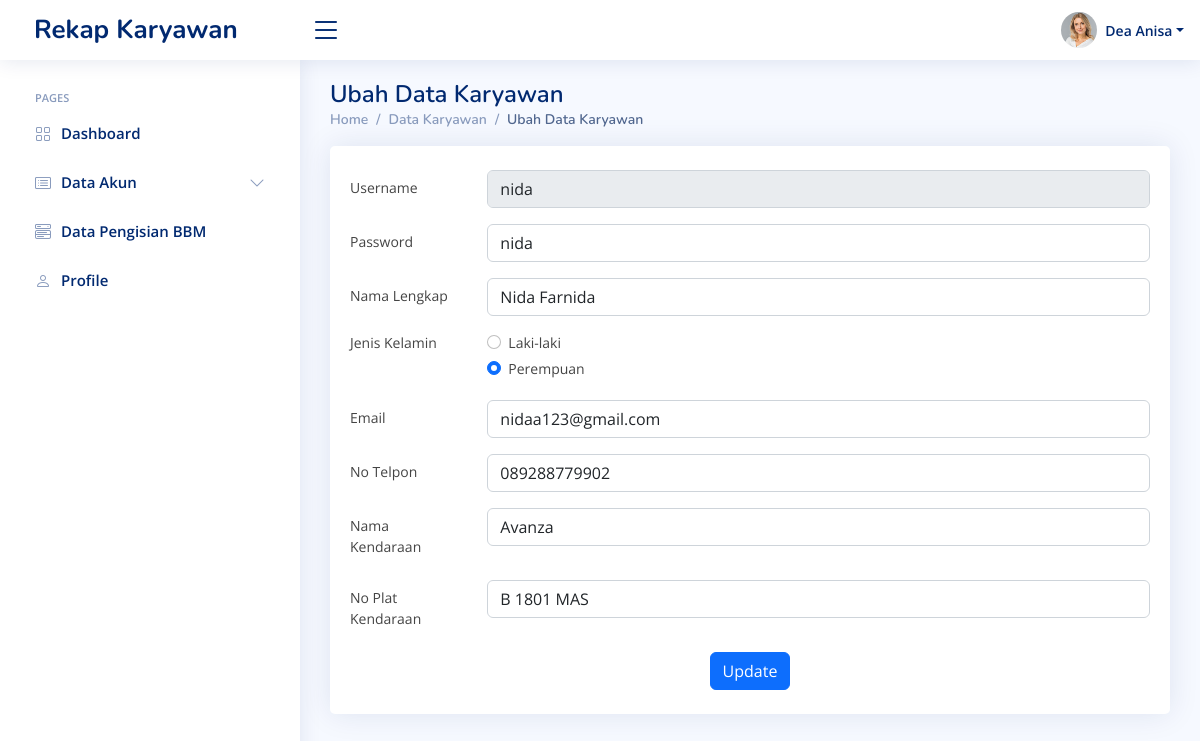
The page /update.php?username=nida&level=Karyawan (signed in) on the database its author committed.
### tables this page shows
CREATE TABLE `tb_user` (
  `id` int(11) NOT NULL,
  `username` varchar(20) NOT NULL,
  `password` varchar(20) NOT NULL,
  `nama_user` varchar(100) NOT NULL,
  `jenis_kelamin` varchar(10) NOT NULL,
  `no_telpon` varchar(20) NOT NULL,
  `email` varchar(100) NOT NULL,
  `foto_profil` varchar(100) NOT NULL,
  `level` varchar(10) NOT NULL
);

CREATE TABLE `tb_karyawan` (
  `id` int(11) NOT NULL,
  `username` varchar(20) NOT NULL,
  `nama_karyawan` varchar(100) NOT NULL,
  `nama_kendaraan` varchar(100) NOT NULL,
  `no_plat` varchar(20) NOT NULL,
  `total_pengisian` int(11) NOT NULL
);

### update.php (the view, shortened to what this page needs)
<?php
require './koneksi.php';
$user = $_SESSION['admin'];
$sql = mysqli_query($conn, "SELECT * FROM tb_user WHERE username = '$user' ");
$data = mysqli_fetch_assoc($sql);
$username = $_GET['username'];
?>
<!DOCTYPE html>
<html lang="en">
<?php
include 'head.php';
?>
<body>
    <?php
    include './navbar.php';
    ?>
    <main id="main" class="main">
        <div class="pagetitle">
            <?php
            $level = $_GET['level'];
            ?>
            <h1>Ubah Data <?= $level ?></h1>
            <nav>
                <ol class="breadcrumb">
                    <li class="breadcrumb-item"><a href="./index.php">Home</a></li>
                    <li class="breadcrumb-item"><a href="./data_akun.php?level=<?= $level ?>">Data <?= $level ?></a></li>
                    <li class="breadcrumb-item active">Ubah Data <?= $level ?></li>
                </ol>
            </nav>
        </div>
        <section class="section dashboard">
            <div class="row">
                <div class="col-lg-12">
                    <div class="row">
                        <div class="col-12">
                            <div class="card top-selling overflow-auto">
                                <div class="card-body py-4">
                                    <form method="post">
                                        <div class="row mb-3">
                                            <label for="username" class="col-sm-2 col-form-label">Username</label>
                                            <div class="col-sm-10">
                                                <input type="text" class="form-control" id="username" name="username" placeholder="ex : dea123" value="<?= $username ?>" disabled>
                                            </div>
                                        </div>
                                        <?php
                                        $sql = mysqli_query($conn, "SELECT * FROM tb_user WHERE username = '$username' ");
                                        $data = mysqli_fetch_assoc($sql);
                                        ?>
                                        <div class="row mb-3">
                                            <label for="inputPassword3" class="col-sm-2 col-form-label">Password</label>
                                            <div class="col-sm-10">
                                                <input type="text" class="form-control" id="inputPassword" name="password" placeholder="ex : dea123" value="<?= $data['password'] ?>" required>
                                            </div>
                                        </div>
                                        <div class="row mb-3">
                                            <label for="nama_lengkap" class="col-sm-2 col-form-label">Nama Lengkap</label>
                                            <div class="col-sm-10">
                                                <input type="text" class="form-control" id="nama_lengkap" name="nama_lengkap" placeholder="ex : Dea Anastasia Priadi" value="<?= $data['nama_user'] ?>" required>
                                            </div>
                                        </div>
                                        <fieldset class="row mb-3">
                                            <legend class="col-form-label col-sm-2 pt-0">Jenis Kelamin</legend>
                                            <div class="col-sm-10">
                                                <div class="form-check">
                                                    <input class="form-check-input" type="radio" name="jenis_kelamin" id="laki" value="L" <?php if ($data['jenis_kelamin'] == 'L') echo 'checked' ?>>
                                                    <label class="form-check-label" for="laki">
                                                        Laki-laki
                                                    </label>
                                                </div>
                                                <div class="form-check">
                                                    <input class="form-check-input" type="radio" name="jenis_kelamin" id="perempuan" value="P" <?php if ($data['jenis_kelamin'] == 'P') echo 'checked' ?>>
                                                    <label class="form-check-label" for="gridRadios2">
                                                        Perempuan
                                                    </label>
                                                </div>
                                            </div>
                                        </fieldset>
                                        <div class="row mb-3">
                                            <label for="email" class="col-sm-2 col-form-label">Email</label>
                                            <div class="col-sm-10">
                                                <input type="email" class="form-control" id="email" name="email" placeholder="ex : dea123@gmail.com" value="<?= $data['email'] ?>" required>
                                            </div>
                                        </div>
                                        <div class="row mb-3">
                                            <label for="no_telpon" class="col-sm-2 col-form-label">No Telpon</label>
                                            <div class="col-sm-10">
                                                <input type="text" class="form-control" id="no_telpon" name="no_telpon" placeholder="ex : 082112014647" value="<?= $data['no_telpon'] ?>" required>
                                            </div>
                                        </div>
                                        <?php
                                        if ($level == 'Karyawan') {
                                            $sql = mysqli_query($conn, "SELECT * FROM tb_karyawan WHERE username = '$username' ");
                                            $data = mysqli_fetch_assoc($sql);
                                        ?>
                                            <div class="row mb-3">
                                                <label for="nama_kendaraan" class="col-sm-2 col-form-label">Nama Kendaraan</label>
                                                <div class="col-sm-10">
                                                    <input type="text" class="form-control" id="nama_kendaraan" name="nama_kendaraan" placeholder="ex : Toyota Avanza" value="<?= $data['nama_kendaraan'] ?>" required>
                                                </div>
                                            </div>
                                            <div class="row mb-3">
                                                <label for="no_plat" class="col-sm-2 col-form-label">No Plat Kendaraan</label>
                                                <div class="col-sm-10">
                                                    <input type="text" class="form-control" id="no_plat" name="no_plat" placeholder="ex : B 1234 BKS" value="<?= $data['no_plat'] ?>" required>
                                                </div>
                                            </div>
                                        <?php
                                        }
                                        ?>
                                        <div class="text-center">
                                            <button type="submit" class="btn btn-primary" name="btn_update" onclick="return confirm('Apakah anda yakin ingin mengubah data tersebut?')">Update</button>
                                        </div>
                                    </form>
                                </div>
                            </div>
                        </div>
                    </div>
                </div>
            </div>
        </section>
    </main>
</body>
</html>

### navbar.php (shortened to what this page needs)
<header id="header" class="header fixed-top d-flex align-items-center">
    <div class="d-flex align-items-center justify-content-between">
        <a href="./index.php" class="logo d-flex align-items-center">
            <span class="d-none d-lg-block ms-2">Rekap Karyawan</span>
        </a>
        <i class="bi bi-list toggle-sidebar-btn"></i>
    </div>
    <nav class="header-nav ms-auto">
        <ul class="d-flex align-items-center">
            <li class="nav-item dropdown pe-3">
                <a class="nav-link nav-profile d-flex align-items-center pe-0" href="#" data-bs-toggle="dropdown">
                    <?php
                    if ($data['foto_profil'] == '') {
                        if ($data['jenis_kelamin'] == 'L') {
                    ?>
                            <img src="assets/img/profile-img.jpg" alt="Profile" class="rounded-circle">
                        <?php
                        } else {
                        ?>
                            <img src="assets/img/messages-1.jpg" alt="Profile" class="rounded-circle">
                        <?php
                        }
                    } else {
                        ?>
                        <img src="./profile/<?= $data['foto_profil'] ?>" alt="Profile" class="rounded-circle" style="max-width: 40px; height: 50px;">
                    <?php
                    }
                    ?>
                    <span class="d-none d-md-block dropdown-toggle ps-2"><?= $data['nama_user'] ?></span>
                </a>
            </li>
        </ul>
    </nav>
</header>
<aside id="sidebar" class="sidebar">
    <ul class="sidebar-nav" id="sidebar-nav">
        <li class="nav-heading">Pages</li>
        <li class="nav-item">
            <a class="nav-link collapsed" href="./index.php">
                <i class="bi bi-grid"></i>
                <span>Dashboard</span>
            </a>
        </li>
        <?php
        if ($data['level'] == 'Admin') {
        ?>
            <li class="nav-item">
                <a class="nav-link collapsed" data-bs-target="#tables-nav" data-bs-toggle="collapse" href="#">
                    <i class="bi bi-card-list"></i><span>Data Akun</span><i class="bi bi-chevron-down ms-auto"></i>
                </a>
            </li>
            <li class="nav-item">
                <a class="nav-link collapsed" href="./data_pengisian_bbm.php">
                    <i class="bi bi-menu-button-wide"></i>
                    <span>Data Pengisian BBM</span>
                </a>
            </li>
        <?php
        }
        ?>
        <li class="nav-item">
            <a class="nav-link collapsed" href="./profile.php">
                <i class="bi bi-person"></i>
                <span>Profile</span>
            </a>
        </li>
    </ul>
</aside>

### assets/css/style.css (style rules this page uses)
:root { scroll-behavior: smooth; }
body { font-family: "Open Sans", sans-serif; background: #f6f9ff; color: #444444; }
a { color: #4154f1; text-decoration: none; }
h1, h2, h3, h4, h5, h6 { font-family: "Nunito", sans-serif; }
#main { margin-top: 60px; padding: 20px 30px; transition: all 0.3s; }
.pagetitle { margin-bottom: 10px; }
.pagetitle h1 { font-size: 24px; margin-bottom: 0; font-weight: 600; color: #012970; }
.card { margin-bottom: 30px; border: none; border-radius: 5px; box-shadow: 0px 0 30px rgba(1, 41, 112, 0.1); }
.card-body { padding: 0 20px 20px 20px; }
.breadcrumb { font-size: 14px; font-family: "Nunito", sans-serif; color: #899bbd; font-weight: 600; }
.breadcrumb a { color: #899bbd; transition: 0.3s; }
.breadcrumb .breadcrumb-item::before { color: #899bbd; }
.breadcrumb .active { color: #51678f; font-weight: 600; }
.logo { line-height: 1; }
@media (min-width: 1200px) { .logo { width: 280px; } }
.logo span { font-size: 26px; font-weight: 700; color: #012970; font-family: "Nunito", sans-serif; }
.header { transition: all 0.5s; z-index: 997; height: 60px; box-shadow: 0px 2px 20px rgba(1, 41, 112, 0.1); background-color: #fff; padding-left: 20px; }
.header .toggle-sidebar-btn { font-size: 32px; padding-left: 10px; cursor: pointer; color: #012970; }
.header-nav ul { list-style: none; }
.header-nav>ul { margin: 0; padding: 0; }
.header-nav .nav-profile { color: #012970; }
.header-nav .nav-profile img { max-height: 36px; }
.header-nav .nav-profile span { font-size: 14px; font-weight: 600; }
.sidebar { position: fixed; top: 60px; left: 0; bottom: 0; width: 300px; z-index: 996; transition: all 0.3s; padding: 20px; overflow-y: auto; scrollbar-width: thin; scrollbar-color: #aab7cf transparent; box-shadow: 0px 0px 20px rgba(1, 41, 112, 0.1); background-color: #fff; }
@media (min-width: 1200px) { #main, #footer { margin-left: 300px; } }
.sidebar-nav { padding: 0; margin: 0; list-style: none; }
.sidebar-nav li { padding: 0; margin: 0; list-style: none; }
.sidebar-nav .nav-item { margin-bottom: 5px; }
.sidebar-nav .nav-heading { font-size: 11px; text-transform: uppercase; color: #899bbd; font-weight: 600; margin: 10px 0 5px 15px; }
.sidebar-nav .nav-link { display: flex; align-items: center; font-size: 15px; font-weight: 600; color: #4154f1; transition: 0.3; background: #f6f9ff; padding: 10px 15px; border-radius: 4px; }
.sidebar-nav .nav-link i { font-size: 16px; margin-right: 10px; color: #4154f1; }
.sidebar-nav .nav-link.collapsed { color: #012970; background: #fff; }
.sidebar-nav .nav-link.collapsed i { color: #899bbd; }
.sidebar-nav .nav-link .bi-chevron-down { margin-right: 0; transition: transform 0.2s ease-in-out; }
.dashboard .top-selling { font-size: 14px; }

### rows shown on the page
tb_user: foto_profil (picture), nama_user "Dea Anisa"
tb_user: password "nida", nama_lengkap "Nida Farnida", jenis_kelamin "☐ Laki-laki", jenis_kelamin "☑", email "nidaa123@gmail.com", no_telpon "089288779902"
tb_karyawan: nama_kendaraan "Avanza", no_plat "B 1801 MAS"

### other values the page prints
$level "Karyawan"
